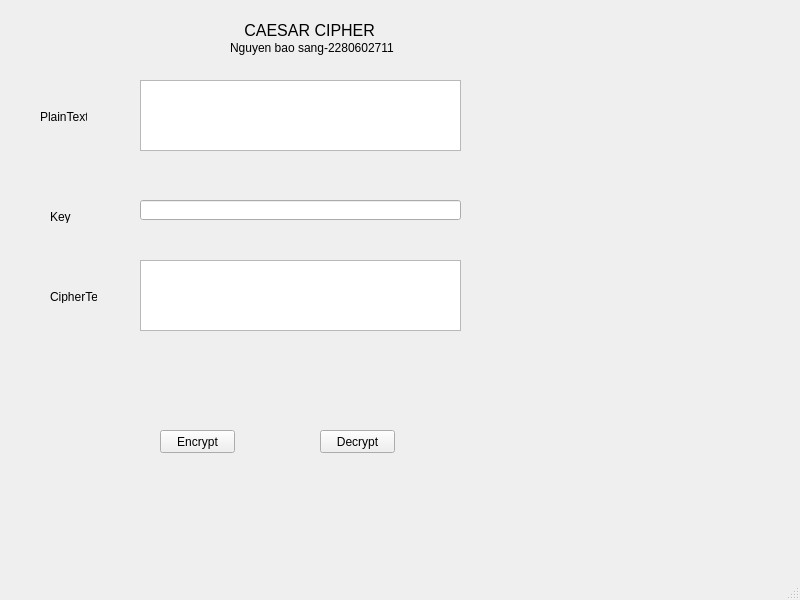
<?xml version="1.0" encoding="UTF-8"?>
<ui version="4.0">
 <class>CaesarCipher</class>
 <widget class="QMainWindow" name="CaesarCipher">
  <property name="geometry">
   <rect>
    <x>0</x>
    <y>0</y>
    <width>800</width>
    <height>600</height>
   </rect>
  </property>
  <property name="contextMenuPolicy">
   <enum>Qt::PreventContextMenu</enum>
  </property>
  <property name="windowTitle">
   <string>Caesar Cipher-caesar.ui</string>
  </property>
  <widget class="QWidget" name="centralwidget">
   <widget class="QLabel" name="label">
    <property name="geometry">
     <rect>
      <x>160</x>
      <y>0</y>
      <width>291</width>
      <height>61</height>
     </rect>
    </property>
    <property name="font">
     <font>
      <family>Microsoft Sans Serif</family>
      <pointsize>12</pointsize>
     </font>
    </property>
    <property name="autoFillBackground">
     <bool>false</bool>
    </property>
    <property name="text">
     <string>                   CAESAR CIPHER</string>
    </property>
   </widget>
   <widget class="QLabel" name="lblPlainText">
    <property name="geometry">
     <rect>
      <x>40</x>
      <y>110</y>
      <width>47</width>
      <height>13</height>
     </rect>
    </property>
    <property name="text">
     <string>PlainText</string>
    </property>
   </widget>
   <widget class="QLabel" name="lblKey">
    <property name="geometry">
     <rect>
      <x>50</x>
      <y>210</y>
      <width>47</width>
      <height>13</height>
     </rect>
    </property>
    <property name="text">
     <string>Key</string>
    </property>
   </widget>
   <widget class="QLabel" name="lblCipherText">
    <property name="geometry">
     <rect>
      <x>50</x>
      <y>290</y>
      <width>47</width>
      <height>13</height>
     </rect>
    </property>
    <property name="text">
     <string>CipherText</string>
    </property>
   </widget>
   <widget class="QPushButton" name="EncryptButton">
    <property name="geometry">
     <rect>
      <x>160</x>
      <y>430</y>
      <width>75</width>
      <height>23</height>
     </rect>
    </property>
    <property name="text">
     <string>Encrypt</string>
    </property>
   </widget>
   <widget class="QPushButton" name="DecryptButton">
    <property name="geometry">
     <rect>
      <x>320</x>
      <y>430</y>
      <width>75</width>
      <height>23</height>
     </rect>
    </property>
    <property name="text">
     <string>Decrypt</string>
    </property>
   </widget>
   <widget class="QTextEdit" name="PlainTextEdit">
    <property name="geometry">
     <rect>
      <x>140</x>
      <y>80</y>
      <width>321</width>
      <height>71</height>
     </rect>
    </property>
   </widget>
   <widget class="QTextEdit" name="CipherTextEdit">
    <property name="geometry">
     <rect>
      <x>140</x>
      <y>260</y>
      <width>321</width>
      <height>71</height>
     </rect>
    </property>
   </widget>
   <widget class="QLineEdit" name="KeyEdit">
    <property name="geometry">
     <rect>
      <x>140</x>
      <y>200</y>
      <width>321</width>
      <height>20</height>
     </rect>
    </property>
   </widget>
   <widget class="QLabel" name="label_2">
    <property name="geometry">
     <rect>
      <x>230</x>
      <y>40</y>
      <width>301</width>
      <height>16</height>
     </rect>
    </property>
    <property name="text">
     <string>Nguyen bao sang-2280602711</string>
    </property>
   </widget>
  </widget>
  <widget class="QMenuBar" name="menubar">
   <property name="geometry">
    <rect>
     <x>0</x>
     <y>0</y>
     <width>800</width>
     <height>21</height>
    </rect>
   </property>
  </widget>
  <widget class="QStatusBar" name="statusbar"/>
 </widget>
 <resources/>
 <connections/>
</ui>
